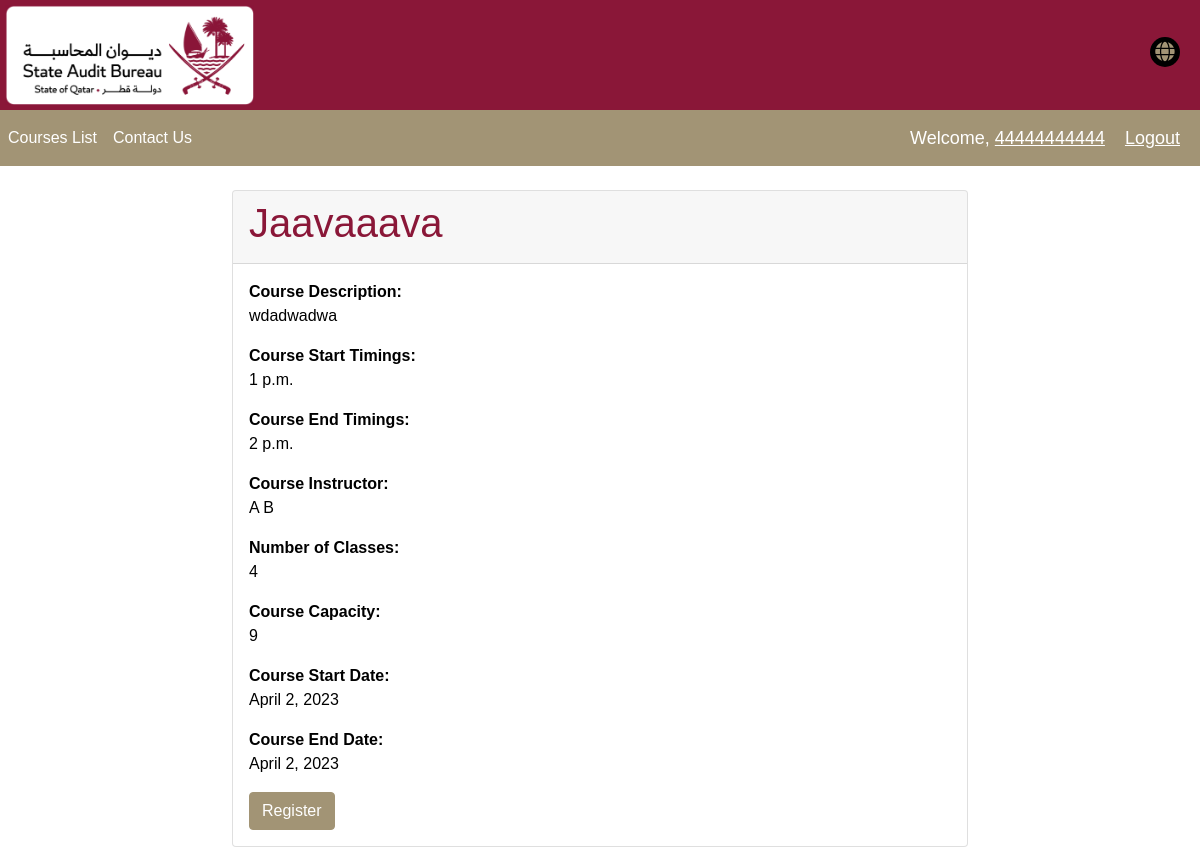
The page /course_list/2/ (signed in) on the database its author committed.
### accounts/models.py (models this page shows, shortened)
class CustomUser(AbstractUser):
    username = models.CharField(max_length=11, unique=True)
    email = models.EmailField(max_length=254)
    first_name = models.CharField(max_length=30)
    last_name = models.CharField(max_length=30)
    ROLE_CHOICES = (
        ('trainee', 'Trainee'),
        ('admin', 'Admin'),
        ('manager', 'Manager'),
    )
    role = models.CharField(max_length=10, choices=ROLE_CHOICES, default="trainee")
    secret_key = models.CharField(max_length=16, blank=True, null=True)
    USERNAME_FIELD = "username"
    REQUIRED_FIELDS = "email", "first_name", "last_name", "role"
    def is_trainee(self):
        return self.role == "trainee"
    def __str__(self):
        return self.username

### base/models.py (models this page shows)
class Course(models.Model):
    name = models.CharField(max_length=100)
    description = models.TextField()
    start_time = models.TimeField()
    end_time = models.TimeField()
    capacity = models.PositiveIntegerField()
    number_of_classes = models.PositiveIntegerField()
    instructor = models.ForeignKey(Instructor, on_delete=models.CASCADE)
    current_session = models.IntegerField()
    start_date = models.DateField(auto_now_add=True)
    end_date = models.DateField(null=True)
    def __str__(self):
        return self.name

class Instructor(models.Model):
     id = models.AutoField(primary_key=True)
     first_name = models.CharField(max_length=255)
     last_name = models.CharField(max_length=255)
     email = models.EmailField(max_length=156)
     phone = models.CharField(max_length= 20)
     def __str__(self):
          return self.first_name + " " + self.last_name

### base/trainee_views.py (the view)
# urls.py: path('course_list/<int:course_id>/', course_details, name='course-details'),
@user_passes_test(lambda u: u.is_trainee or u.is_manager, login_url='login')
def course_details(request, course_id):
    course = get_object_or_404(Course, pk=course_id)
    context = {'course':course}
    return render(request,'base/course_details.html',context)

### base/templates/base/course_details.html (shortened to what this page needs)
{% load static %}
<!DOCTYPE html>
<head>
  <link rel="stylesheet" href="https://cdnjs.cloudflare.com/ajax/libs/font-awesome/5.15.2/css/all.min.css">
  <link href="https://cdn.jsdelivr.net/npm/bootstrap@5.0.1/dist/css/bootstrap.min.css" rel="stylesheet">
  <link rel="stylesheet" href="{% static 'css/reg_style.css' %}">
</head>
<div class="header">
    <div class="logo">
      <img src="{% static 'img/primary-rgb-state-audit-bureau-1@2x.png' %}" alt="Logo">
    </div>
    <div class="toggles">
      <div class="language-toggle">
        <label class="toggle-label" for="language-checkbox">
          <i class="fas fa-globe language-icon"></i>
        </label>
      </div>
    </div>
  </div>
  <nav class="navbar navbar-expand-lg navbar-custom">
    <div class="collapse navbar-collapse" id="navbarNav">
      <ul class="navbar-nav">
        <li class="nav-item active">
          <a class="nav-link" href="{% url 'courses-list' %}">Courses List</a>
        </li>
        <li class="nav-item">
          <a class="nav-link" href="{% url 'contact' %}">Contact Us</a>
        </li>
      </ul>
    </div>
    <span class="hello-msg">Welcome, <a href="{% url 'profile' %}"> {{request.user}} </a> </span>
    <span ><a  class="hello-msg" href="{% url 'logout' %}">Logout</a></span>
  </nav>
  <div class="container">
    <div class="row justify-content-center">
      <div class="col-md-8">
        <div class="card">
          <div class="card-header">
            <h1 style="color:#8A1738">{{ course }}</h1>
          </div>
          <div class="card-body" >
            <b>Course Description:</b>
            <p>{{ course.description }}</p>
            <b>Course Start Timings:</b>
            <p>{{ course.start_time }}</p>
            <b>Course End Timings:</b>
            <p>{{ course.end_time }}</p>
            <b>Course Instructor:</b>
            <p>{{ course.instructor }}</p>
            <b>Number of Classes:</b>
            <p>{{ course.number_of_classes }}</p>
            <b>Course Capacity:</b>
            <p>{{ course.capacity }}</p>
            <b>Course Start Date:</b>
            <p>{{ course.start_date }}</p>
            <b>Course End Date:</b>
            <p>{{ course.end_date }}</p>
            <td><a class="btn btn-primary" href="{% url 'register-course' course_id=course.id %}">Register</a> </td>
          </div>
        </div>
      </div>
    </div>
  </div>

### base/static/css/reg_style.css (style rules this page uses)
* { box-sizing: border-box; }
.header { display: flex; justify-content: space-between; align-items: center; padding: 10px; background-color: #8A1738; height: 110px; }
.logo img { height: 100px; left: 5px; position: absolute; top: 5px; }
.toggles { display: flex; align-items: center; }
.toggle-label { color: darkgray; display: inline-block; width: 30px; height: 30px; border-radius: 50%; background-color: #000; cursor: pointer; position: relative; margin-right: 10px; }
.toggle-label i { position: absolute; top: 50%; left: 50%; transform: translate(-50%, -50%); font-size: 20px; }
form, label, input, select, textarea { color: #A29475 !important; }
.btn-primary { background-color: #A29475 !important; border-color: #A29475 !important; }

### base/templates/base/course_details.html (style rules this page uses)
b { color: black; }
p { color: black; }
.hello-msg { font-size: 18px; color: #fff; margin-right: 20px; }
a:link { color: #fff; }
.active { background-color: #A29475; }
.navbar-custom { background-color: #A29475; }
.nav-link { color: #fff; }

### rows shown on the page
CustomUser: user "44444444444"
Course: name "Jaavaaava", description "wdadwadwa", start_time "1 p.m.", end_time "2 p.m.", instructor "A B", number_of_classes "4", capacity "9", start_date "April 2, 2023", end_date "April 2, 2023"
